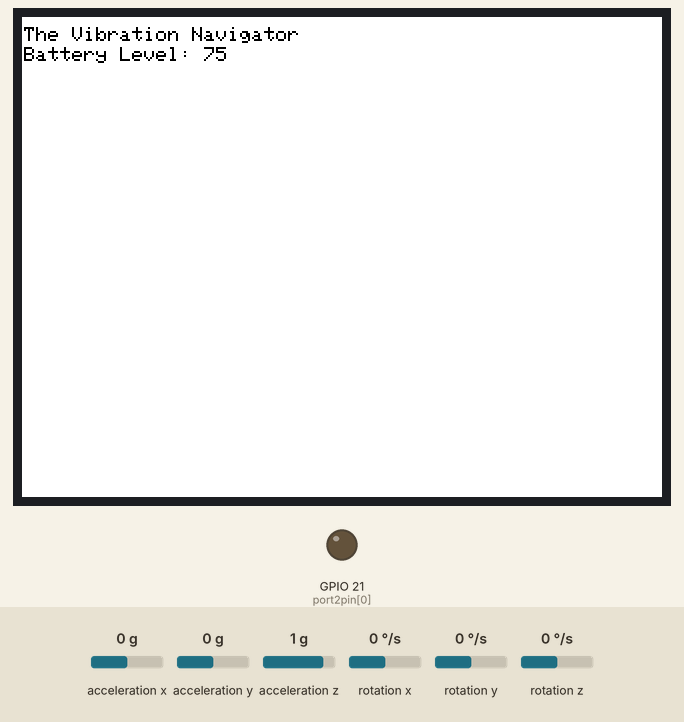
A sketch run on a simulated ESP32. Shown: 320×240 colour display, output pins drawn as LEDs (lit = HIGH). Inputs (shaded band) come from the test bench; at power-on: acceleration x 0 g, acceleration y 0 g, acceleration z 1 g, rotation x 0 °/s, rotation y 0 °/s, rotation z 0 °/s. The ROS host is connected and sends only what is stated.

Above: at 0.3 s.
At 1.3 s:
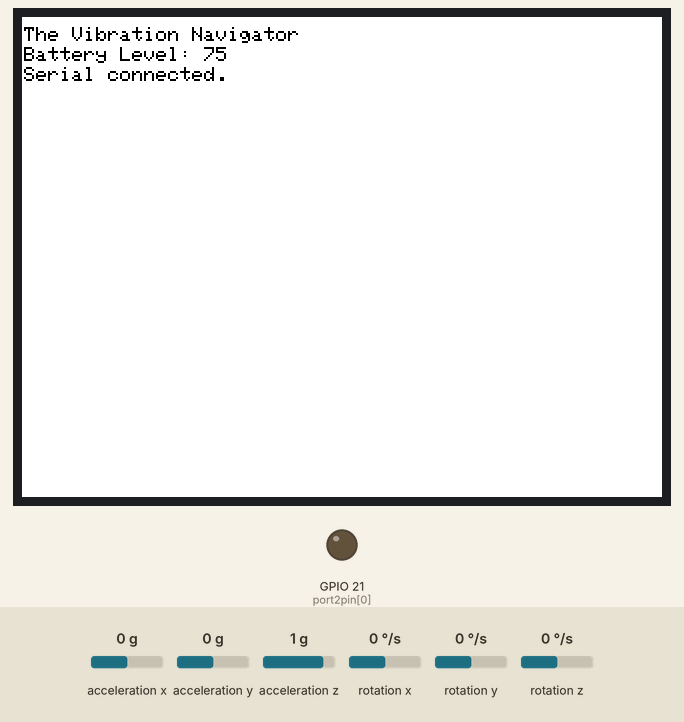
At 3.3 s:
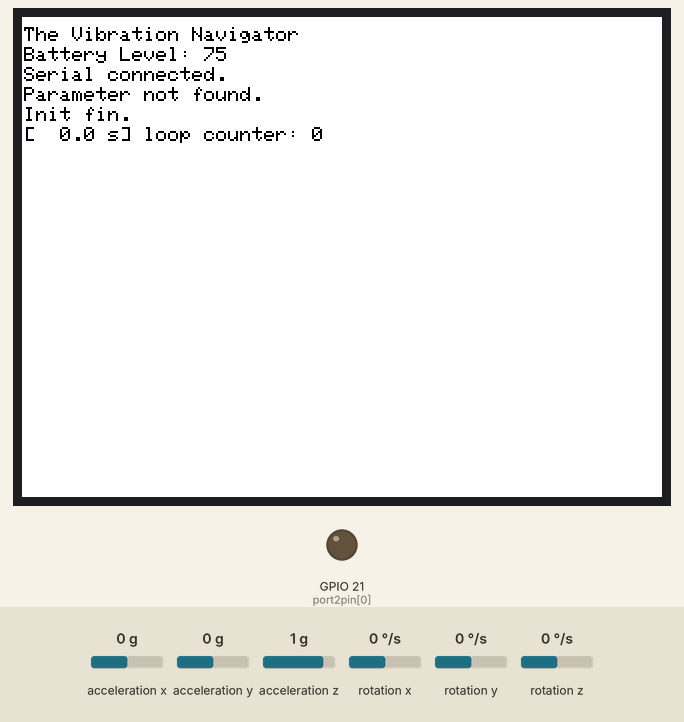
At 38.3 s:
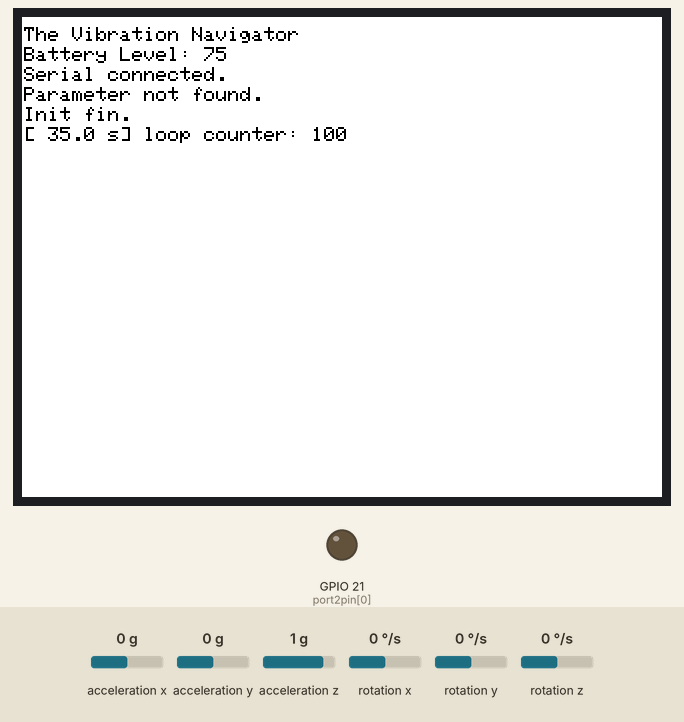

Measured:
- what the display in image 1 shows lasts 1.0 s, from 1.2 s to 2.2 s

The sketch:

vibration_navigator_firmware.ino
```cpp
//
// ROS related headers
#include <ros.h>
#include <sensor_msgs/Imu.h>
#include <std_msgs/String.h>
#include <std_msgs/UInt16MultiArray.h>

#define BUFSIZE 1024

#define SERIAL_MODE 0 // 0: USB, 1: BLUETOOTH, 2: WIFI
#define TYPE_M5STACK 0 // 0: M5Stack_gray, 1: M5Stack_fire, 2: M5Stick-c


//// M5Stack and ESP32 headers
#if TYPE_M5STACK == 0 // M5Stack_gray
#define M5STACK_MPU6886
#include <M5Stack.h>
#elif TYPE_M5STACK == 1 // M5Stack_fire
#define M5STACK_200Q
#include <M5Stack.h>
#elif TYPE_M5STACK == 2 // M5Stick-c
#include <M5StickC.h>
#endif

#if SERIAL_MODE == 0 // USB
#include "uartserial_hardware.h"
#elif SERIAL_MODE == 1 // BLUETOOTH
#include "bluetooth_hardware.h"
#endif

//
const float const_g = 9.8;

// function definitions
void callbackVibrationCommands( const std_msgs::UInt16MultiArray& );

// parameters
#if SERIAL_MODE == 0 // USB
#elif SERIAL_MODE == 1 // BLUETOOTH
char* BluetoothName = "VibrationNavigator";
#elif SERIAL_MODE == 2 // WIFI
const char* ssid = "";
const char* password = "";
IPAddress server(,,,);
#endif

int duration_loop = 10; // [ms]
int duration_imu = 10;
int duration_mutex = 5;

// ROSresources

#if SERIAL_MODE == 0 // USB
ros::NodeHandle_<UARTSerialHardware, 25, 25, 4096, 4096> nh;
#elif SERIAL_MODE == 1 // BLUETOOTH
ros::NodeHandle_<BluetoothHardware> nh;
#elif SERIAL_MODE == 2 // WIFI
ros::NodeHandle nh;
#endif

std_msgs::UInt16MultiArray msg_vibration_commands;
sensor_msgs::Imu msg_imu;
ros::Subscriber<std_msgs::UInt16MultiArray> subscriber_vibration_commands( "~commands", &callbackVibrationCommands);
ros::Publisher publisher_imu( "~imu", &msg_imu );
//char frame_id[BUFSIZE];
char* frame_id;

// task handler
TaskHandle_t xHandle = NULL;
SemaphoreHandle_t xMutex = NULL;

// Vibrator parameter
int frequency = 1000;
int resolution = 10;
int num_port = 1; // max 16
int port2pin[] = { 21 }; // port number and channel number should be the same

/**
 * Values for sensor data
 */
float imu_acc_x = 0.0F;
float imu_acc_y = 0.0F;
float imu_acc_z = 0.0F;
float imu_gyro_x = 0.0F;
float imu_gyro_y = 0.0F;
float imu_gyro_z = 0.0F;
float imu_pitch = 0.0F;
float imu_roll  = 0.0F;
float imu_yaw   = 0.0F;
float imu_temp = 0.0F;
float quaternion_x = 1.0F;
float quaternion_y = 0.0F;
float quaternion_z = 0.0F;
float quaternion_w = 0.0F;

/**
 * for debug
 */
int counterIMU = 0;
int counterROS = 0;
int counterPub = 0;
int counterCB = 0;
unsigned long startTime = 0;
int indexRow = 5;

/**
 * Utility
 */
float rad2deg( float rad ) { return rad * 180 / M_PI; }
float deg2rad( float deg ) { return deg * M_PI / 180; }

/**
 * ROS callback
 */
void callbackVibrationCommands( const std_msgs::UInt16MultiArray& msg )
{
    for ( int i=0; i<min(num_port,msg.data_length); i++ ) {
        ledcWrite( i, msg.data[i] );
    }
    counterCB++;
}

/**
 * Task for IMU
 */
void taskIMUUpdater( void* pvParameters )
{
    portTickType xLastWakeTime = xTaskGetTickCount();
    const portTickType xFrequency = (portTickType)duration_imu;

    while ( true ) {
        vTaskDelayUntil( &xLastWakeTime, xFrequency );

        M5.IMU.getGyroData(&imu_gyro_x,&imu_gyro_y,&imu_gyro_z);
        M5.IMU.getAccelData(&imu_acc_x,&imu_acc_y,&imu_acc_z);
        M5.IMU.getAhrsData(&imu_pitch,&imu_roll,&imu_yaw);
        M5.IMU.getTempData(&imu_temp);

        imu_gyro_x *= DEG_TO_RAD;
        imu_gyro_y *= DEG_TO_RAD;
        imu_gyro_z *= DEG_TO_RAD;
        imu_acc_x *= const_g;
        imu_acc_y *= const_g;
        imu_acc_z *= const_g;

        // https://www.kazetest.com/vcmemo/quaternion/quaternion.htm
        quaternion_w = cos( imu_roll / 2 )*cos( imu_pitch / 2 )*cos( imu_yaw / 2 ) + sin( imu_roll / 2 )*sin( imu_pitch / 2 )*sin( imu_yaw / 2 );
        quaternion_x = sin( imu_roll / 2 )*cos( imu_pitch / 2 )*cos( imu_yaw / 2 ) - cos( imu_roll / 2 )*sin( imu_pitch / 2 )*sin( imu_yaw / 2 );
        quaternion_y = cos( imu_roll / 2 )*sin( imu_pitch / 2 )*cos( imu_yaw / 2 ) + sin( imu_roll / 2 )*cos( imu_pitch / 2 )*sin( imu_yaw / 2 );
        quaternion_z = cos( imu_roll / 2 )*cos( imu_pitch / 2 )*sin( imu_yaw / 2 ) - sin( imu_roll / 2 )*sin( imu_pitch / 2 )*cos( imu_yaw / 2 );

        if ( xSemaphoreTake( xMutex, ( TickType_t ) duration_mutex ) == pdTRUE ) {
            msg_imu.header.stamp = nh.now();
            msg_imu.orientation.x = quaternion_x;
            msg_imu.orientation.y = quaternion_y;
            msg_imu.orientation.z = quaternion_z;
            msg_imu.orientation.w = quaternion_w;
            msg_imu.angular_velocity.x = deg2rad( imu_gyro_x );
            msg_imu.angular_velocity.y = deg2rad( imu_gyro_y );
            msg_imu.angular_velocity.z = deg2rad( imu_gyro_z );
            msg_imu.linear_acceleration.x = imu_acc_x;
            msg_imu.linear_acceleration.y = imu_acc_y;
            msg_imu.linear_acceleration.z = imu_acc_z;
            xSemaphoreGive( xMutex );
        }

        ++counterIMU;
    }
}

void setup()
{
  /**
   * M5 Stack initialization
   */
  M5.begin();
#if TYPE_M5STACK == 0 // M5Stack_gray
  M5.Power.begin();
#elif TYPE_M5STACK == 1 // M5Stack_fire
  M5.Power.begin();
#endif
  M5.IMU.Init();

  /**
   *
   */
  for ( int i=0; i<num_port; i++ ) {
    ledcSetup( i, frequency, resolution );
    ledcAttachPin( port2pin[i], i );
  }

  /**
   * Lcd display
   */
#if TYPE_M5STACK == 2 // M5Stick-c
  M5.Lcd.setRotation(3);
#endif
  M5.Lcd.fillScreen(WHITE);
  M5.Lcd.setTextColor(BLACK);
  M5.Lcd.setCursor(1, indexRow);
  M5.Lcd.setTextSize(1);
  M5.Lcd.printf("The Vibration Navigator\n");
  M5.Lcd.setTextSize(1);
  indexRow += 10;

  /**
   * Print battery level
   */
  M5.Lcd.fillRect(1, indexRow, 2000, 10, WHITE);
  M5.Lcd.setCursor(1, indexRow);
#if TYPE_M5STACK == 0 // M5Stack_gray
  M5.Lcd.printf("Battery Level: %d \%", M5.Power.getBatteryLevel());
#elif TYPE_M5STACK == 1 // M5Stack_fire
  M5.Lcd.printf("Battery Level: %d \%", M5.Power.getBatteryLevel());
#elif TYPE_M5STACK == 2 // M5Stick-c
  M5.Lcd.printf("Bat. Vol.: %.1f V", M5.Axp.GetBatVoltage());
#endif
  indexRow += 10;
  delay(1000);

  /**
   * ROS Initialization
   */
#if SERIAL_MODE == 0 // USB
  Serial.begin(115200);
  nh.initNode();
  nh.subscribe( subscriber_vibration_commands );
  nh.advertise( publisher_imu );
  while ( not nh.connected() ) {
      nh.spinOnce();
      M5.Lcd.fillRect(1, indexRow, 2000, 10, WHITE);
      M5.Lcd.setCursor(1, indexRow);
      M5.Lcd.printf("Serial conn. waitin.");
      for ( int i=0; i<10; i++ ) {
          delay(100);
          M5.Lcd.printf(".");
      }
  }
  M5.Lcd.fillRect(1, indexRow, 2000, 10, WHITE);
  M5.Lcd.setCursor(1, indexRow);
  M5.Lcd.printf("Serial connected.");
  indexRow += 10;
  delay(1000);
#elif SERIAL_MODE == 1 // BLUETOOTH
  nh.initNode( BluetoothName );
  nh.subscribe( subscriber_vibration_commands );
  nh.advertise( publisher_imu );
  while ( not nh.connected() ) {
      nh.spinOnce();
      M5.Lcd.fillRect(1, indexRow, 2000, 10, WHITE);
      M5.Lcd.setCursor(1, indexRow);
      M5.Lcd.printf("Serial conn. waitin.");
      for ( int i=0; i<10; i++ ) {
          delay(100);
          M5.Lcd.printf(".");
      }
  }
  M5.Lcd.fillRect(1, indexRow, 2000, 10, WHITE);
  M5.Lcd.setCursor(1, indexRow);
  M5.Lcd.printf("Serial connected.");
  indexRow += 10;
  delay(1000);
#elif SERIAL_MODE == 2 // WIFI
  int status = WiFi.begin(ssid,password);
  while ( status  != WL_CONNECTED ) {
      M5.Lcd.fillRect(1, indexRow, 2000, 10, WHITE);
      M5.Lcd.setCursor(1, indexRow);
#if TYPE_M5STACK == 0 // M5Stack_gray
      M5.Lcd.printf("WiFi connecting to %s .", ssid);
      for ( int i=0; i<10; i++ ) {
          delay(100);
          M5.Lcd.printf(".");
      }
#elif TYPE_M5STACK == 1 // M5Stack_fire
      M5.Lcd.printf("WiFi connecting to %s .", ssid);
      for ( int i=0; i<10; i++ ) {
          delay(100);
          M5.Lcd.printf(".");
      }
#elif TYPE_M5STACK == 2 // M5Stick-c
      M5.Lcd.printf("WiFiCon. waiting...");
      for ( int i=0; i<10; i++ ) {
          delay(100);
          M5.Lcd.printf(".");
      }
#endif
      status = WiFi.begin(ssid,password);
  }
  M5.Lcd.fillRect(1, indexRow, 2000, 10, WHITE);
  M5.Lcd.setCursor(1, indexRow);
  M5.Lcd.printf("WiFi connected.");
  delay(1000);
  indexRow += 10;

  nh.getHardware()->setConnection(server);
  nh.initNode();
  nh.subscribe( subscriber_vibration_commands );
  nh.advertise( publisher_imu );
  while ( true ) {
      nh.spinOnce();
      M5.Lcd.fillRect(1, indexRow, 2000, 10, WHITE);
      M5.Lcd.setCursor(1, indexRow);
      M5.Lcd.printf("Server wainti.");
      if ( nh.getHardware()->connected() ) {
          M5.Lcd.fillRect(1, indexRow, 2000, 10, WHITE);
          M5.Lcd.setCursor(1, indexRow);
          M5.Lcd.printf("Server connected.");
          delay(1000);
          indexRow += 10;
          break;
      } else {
          for ( int i=0; i<10; i++ ) {
              delay(100);
              M5.Lcd.printf(".");
          }
      }
  }
#endif

  frame_id = (char*)malloc(BUFSIZE);
  char **hoge = &frame_id;

  M5.Lcd.setCursor(1, indexRow);
  M5.Lcd.printf("Requesting parameters.");
  nh.spinOnce();
  if ( not nh.getParam("~imu_frame_id", hoge, 1, 10000 ) ) {
  /*
  if ( true ) {
  */
      strcpy( frame_id, "imu_frame" );
      M5.Lcd.fillRect(1, indexRow, 2000, 10, WHITE);
      M5.Lcd.setCursor(1, indexRow);
      M5.Lcd.printf("Parameter not found.");
      indexRow += 10;
  } else {
      M5.Lcd.fillRect(1, indexRow, 2000, 10, WHITE);
      M5.Lcd.setCursor(1, indexRow);
      M5.Lcd.printf("Parameter found.");
      indexRow += 10;
  }

  msg_imu.header.frame_id = frame_id;


  /**
   * mutex initialization
   */
  xMutex = xSemaphoreCreateMutex();

  /**
   * Task Initialization
   */
  xTaskCreatePinnedToCore(
          taskIMUUpdater,
          "IMU task",
          4096,
          NULL,
          2,
          &xHandle,
          1 );

  M5.Lcd.setCursor(1, indexRow);
  M5.Lcd.printf("Init fin.");
  delay(1000);
  indexRow += 10;

  startTime = millis();
}

void loop()
{
    portTickType xLastWakeTime = xTaskGetTickCount();
    const portTickType xFrequency = (portTickType)duration_loop;
    int tempCounterROS, tempCounterIMU, tempCounterPub, tempCounterCB;

    while ( true ) {
        vTaskDelayUntil( &xLastWakeTime, xFrequency );

        if ( counterROS % 100 == 0 ) {
            M5.Lcd.fillRect(1, indexRow, 2000, 10, WHITE);
            M5.Lcd.setCursor(1, indexRow);
            tempCounterROS = counterROS;
            tempCounterIMU = counterIMU;
            tempCounterPub = counterPub;
            tempCounterCB  = counterCB;
            counterROS = 0;
            counterIMU = 0;
            counterPub = 0;
            counterCB = 0;
            M5.Lcd.printf("[%5.1f s] loop counter: %d", (millis() - startTime)*1.0/1000, tempCounterROS );
        }
        if ( xSemaphoreTake( xMutex, ( TickType_t ) duration_mutex ) == pdTRUE ) {
            counterPub++;
            publisher_imu.publish( &msg_imu );
            xSemaphoreGive( xMutex );
        }
        nh.spinOnce();
        ++counterROS;
    }
}
```

uartserial_hardware.h
```cpp
#ifndef VIBRATION_NAVIGATOR_FIRMWARE_UARTSERIAL_HARDWARE_H__
#define VIBRATION_NAVIGATOR_FIRMWARE_UARTSERIAL_HARDWARE_H__

// M5Stack and ESP32 headers
#if TYPE_M5STACK == 0
#define M5STACK_MPU6886
#include <M5Stack.h>
#elif TYPE_M5STACK == 1
#define M5STACK_200Q
#include <M5Stack.h>
#elif TYPE_M5STACK == 2
#include <M5StickC.h>
#endif

class UARTSerialHardware {
public:

  UARTSerialHardware() {};

  void init() {
  }

  int read() {
    return Serial.read();
  }

  void write( uint8_t* data, int length ) {
    Serial.write( data, length );
  }

  unsigned long time() {
    return millis();
  }
};

#endif
```
